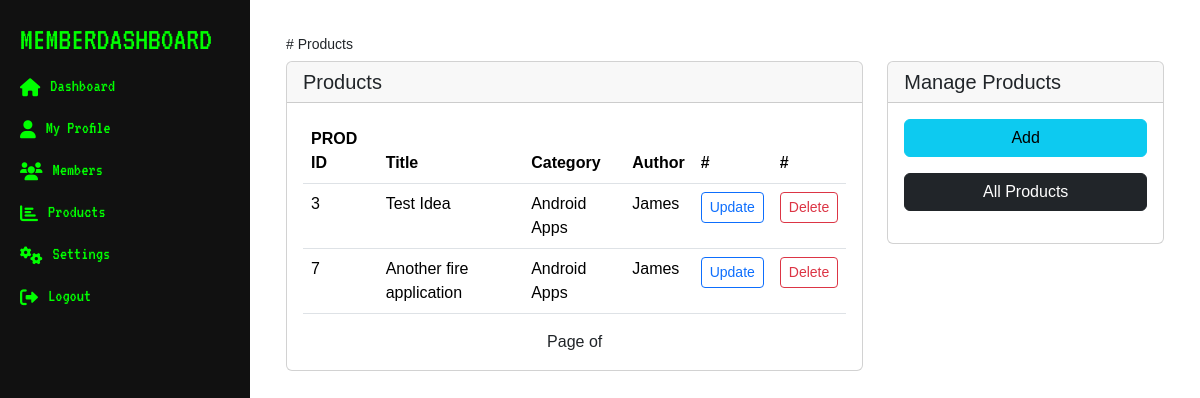
The page /my_products/ (signed in) on the database its author committed.
### lead/models.py (models this page shows, shortened)
class Product(models.Model):
    title = models.CharField(max_length=100)
    sub_title = models.CharField(max_length=250)
    desc = models.TextField()
    category = models.ForeignKey(Category, on_delete=models.CASCADE)
    author = models.ForeignKey(CustomUser, on_delete=models.CASCADE)

class Category(models.Model):
    name = models.CharField(max_length=100)
    desc = models.TextField()
    def __str__(self):
        return self.name

### accounts/models.py (models this page shows)
class CustomUser(AbstractUser):
    role = [
        ('admin', 'Admin'),
        ('member', 'Member'),
    ]
    username = None
    email = models.EmailField(unique=True)
    full_names = models.CharField(max_length=100, blank=True)
    user_type = models.CharField(max_length=20, choices=role, default='Member')
    date_joined = models.DateField(auto_now_add=True)
    USERNAME_FIELD = 'email'
    REQUIRED_FIELDS = ['full_names', ]
    objects = CustomUserManager()
    def __str__(self):
        return self.full_names

### main/views.py (the view)
# urls.py: path('my_products/', views.my_products, name='my_products'),
def my_products(request):
    products = Product.objects.filter(author=request.user)
    context = {
        'products': products
    }
    return render(request, 'products/my_products.html', context)

### main/templates/products/my_products.html (shortened to what this page needs)
{% extends '../members_dashboard.html' %}
{% block content %}
<div id="content" class="can_have_sidenav">
    <div class="p-3">
        {% block items %}
        <h3 class="fw-lighter small"># Products</h3>
        <div class="row">
            <div class="col-12 col-lg-8 mb-4 mb-lg-0">
                {% if products %}
                <div class="card">
                    <h5 class="card-header">Products</h5>
                    <div class="card-body">
                        <div class="table-responsive">
                            <table class="table">
                                <thead>
                                    <tr>
                                        <th scope="col">PROD ID</th>
                                        <th scope="col">Title</th>
                                        <th scope="col">Category</th>
                                        <th scope="col">Author</th>
                                        <th scope="col">#</th>
                                        <th scope="col">#</th>
                                    </tr>
                                </thead>
                                <tbody>
                                    {% for product in products %}
                                    <tr>
                                        <td>{{product.id}}</td>
                                        <td>{{product.title}}</td>
                                        <td>{{product.category}}</td>
                                        <td>{{product.author}}</td>
                                        <td>
                                            <a href="{% url 'mb_product_update' product.id %}"
                                                class="btn btn-sm btn-outline-primary">Update</a>
                                        </td>
                                        <td>
                                            <a href="{% url 'mb_product_delete' product.id %}"
                                                class="btn btn-sm btn-outline-danger">Delete</a>
                                        </td>
                                    </tr>
                                    {% endfor %}
                                </tbody>
                            </table>
                        </div>
                        <div class='pagination justify-content-center'>
                            <span class='mx-4'>
                                Page {{ page_obj.number }} of {{ page_obj.paginator.num_pages }}
                            </span>
                        </div>
                    </div>
                </div>
                {% endif %}
            </div>
            {% endblock %}
            <div class="col">
                <div class="card mb-3">
                    <h5 class="card-header">Manage Products</h5>
                    <div class="card-body">
                        <a class="btn btn-info mb-3 w-100" href="{% url 'mb_add_product' %}">Add</a>
                        <a class="btn btn-dark mb-3 w-100" href="{% url 'mb_products' %}">All Products</a>
                    </div>
                </div>
            </div>
        </div>
    </div>
</div>
{% endblock %}

### static/css/admin.css (style rules this page uses)
body { font-family: Arial, sans-serif; background-color: #f4f4f9; margin: 0; padding: 0; }

### rows shown on the page
Product: id "3", title "Test Idea", category "Android Apps", author "James"
Product: id "7", title "Another fire application", category "Android Apps", author "James"
